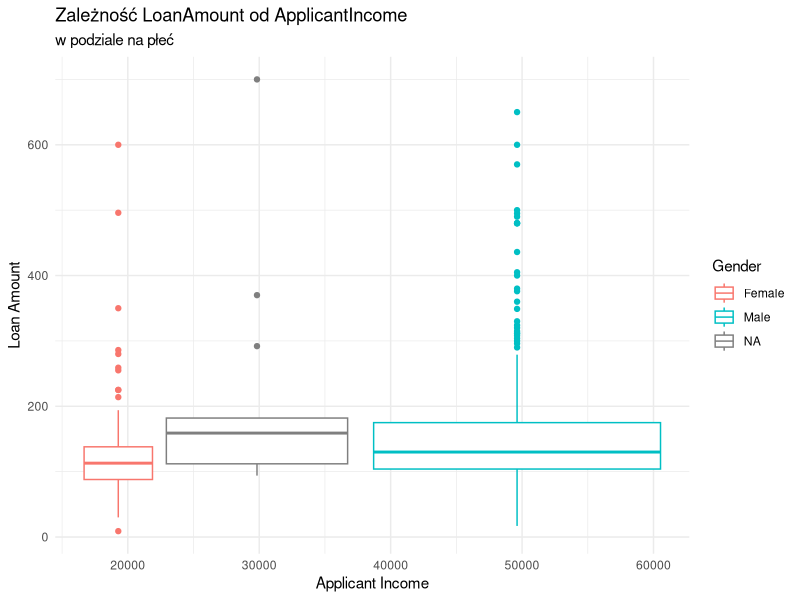
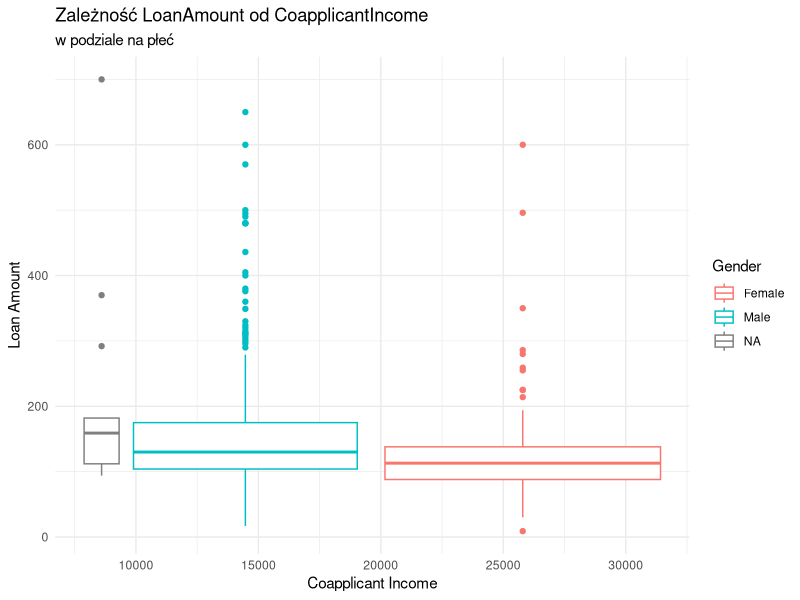
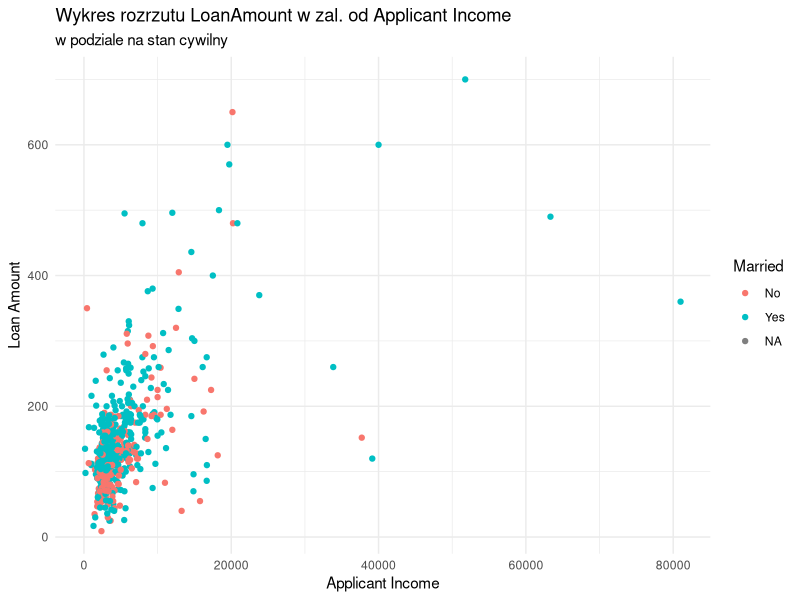

Recreate these plots in R, in order.
## ---- chunk 1
#Instalowanie
# options(repos = c(CRAN = "https://cloud.r-project.org"))
# install.packages(c("readr", "knitr", "kableExtra", "dplyr", "e1071", "ggplot2"), dependencies = TRUE)

#Importowanie
library(readr)
library(knitr)
library(kableExtra)
library(dplyr)
library(e1071)
library(ggplot2)
## ---- chunk 2
setwd("C:/Users/RSM18/Documents/Drazenie")
loan_data <- read_delim("train.csv", delim = ";", 
   escape_double = FALSE, col_types = cols(Dependents = col_number(), 
       LoanAmount = col_double()), trim_ws = TRUE)
attach(loan_data)
## ---- chunk 3
loan_data %>% knitr::kable(col.names = gsub("[_]", " ", names(loan_data)), align = 'c', digits = 2, format.args = list(big.mark = ",")) %>% scroll_box(width = "100%", height = "300px") %>% kable_styling(bootstrap_options = c("striped", "responsive"), full_width = FALSE, position = "left", fixed_thead = TRUE)
## ---- chunk 4
loan_data %>% group_by(Gender) %>% summarise(
  Minimum = min(ApplicantIncome, na.rm = TRUE),
  Q1 = quantile(ApplicantIncome, probs = 0.25, na.rm = TRUE),
  Mediana = median(ApplicantIncome, na.rm = TRUE),
  Srednia = mean(ApplicantIncome, na.rm = TRUE),
  Q3 = quantile(ApplicantIncome, probs = 0.75, na.rm = TRUE),
  Maksimum = max(ApplicantIncome, na.rm = TRUE),
  Odchylenie = sd(ApplicantIncome, na.rm = TRUE),
  Asymetria_TMC = skewness(ApplicantIncome, na.rm = TRUE),
  Kurtoza = kurtosis(ApplicantIncome, na.rm = TRUE)
) %>% knitr::kable(caption = 'ApplicantIncome', align = 'c', digits = 2, format.args = list(big.mark = ",")) %>% kable_styling(bootstrap_options = c("striped", "responsive"), full_width = FALSE, position = "left")

loan_data %>% group_by(Gender) %>% summarise(
  Minimum = min(CoapplicantIncome, na.rm = TRUE),
  Q1 = quantile(CoapplicantIncome, probs = 0.25, na.rm = TRUE),
  Mediana = median(CoapplicantIncome, na.rm = TRUE),
  Srednia = mean(CoapplicantIncome, na.rm = TRUE),
  Q3 = quantile(CoapplicantIncome, probs = 0.75, na.rm = TRUE),
  Maksimum = max(CoapplicantIncome, na.rm = TRUE),
  Odchylenie = sd(CoapplicantIncome, na.rm = TRUE),
  Asymetria_TMC = skewness(CoapplicantIncome, na.rm = TRUE),
  Kurtoza = kurtosis(CoapplicantIncome, na.rm = TRUE)
) %>% knitr::kable(caption = 'CoapplicantIncome', align = 'c', digits = 2, format.args = list(big.mark = ",")) %>% kable_styling(bootstrap_options = c("striped", "responsive"), full_width = FALSE, position = "left")

loan_data %>% group_by(Gender) %>% summarise(
  Minimum = min(LoanAmount, na.rm = TRUE),
  Q1 = quantile(LoanAmount, probs = 0.25, na.rm = TRUE),
  Mediana = median(LoanAmount, na.rm = TRUE),
  Srednia = mean(LoanAmount, na.rm = TRUE),
  Q3 = quantile(LoanAmount, probs = 0.75, na.rm = TRUE),
  Maksimum = max(LoanAmount, na.rm = TRUE),
  Odchylenie = sd(LoanAmount, na.rm = TRUE),
  Asymetria_TMC = skewness(LoanAmount, na.rm = TRUE),
  Kurtoza = kurtosis(LoanAmount, na.rm = TRUE)
) %>% knitr::kable(caption = 'LoanAmount', align = 'c', digits = 2, format.args = list(big.mark = ",")) %>% kable_styling(bootstrap_options = c("striped", "responsive"), full_width = FALSE, position = "left")

## ---- chunk 5
loan_data %>% group_by(Married) %>% summarise(
  Minimum = min(ApplicantIncome, na.rm = TRUE),
  Q1 = quantile(ApplicantIncome, probs = 0.25, na.rm = TRUE),
  Mediana = median(ApplicantIncome, na.rm = TRUE),
  Srednia = mean(ApplicantIncome, na.rm = TRUE),
  Q3 = quantile(ApplicantIncome, probs = 0.75, na.rm = TRUE),
  Maksimum = max(ApplicantIncome, na.rm = TRUE),
  Odchylenie = sd(ApplicantIncome, na.rm = TRUE),
  Asymetria_TMC = skewness(ApplicantIncome, na.rm = TRUE),
  Kurtoza = kurtosis(ApplicantIncome, na.rm = TRUE)
) %>% knitr::kable(caption = 'ApplicantIncome', align = 'c', digits = 2, format.args = list(big.mark = ",")) %>% kable_styling(bootstrap_options = c("striped", "responsive"), full_width = FALSE, position = "left")

loan_data %>% group_by(Married) %>% summarise(
  Minimum = min(CoapplicantIncome, na.rm = TRUE),
  Q1 = quantile(CoapplicantIncome, probs = 0.25, na.rm = TRUE),
  Mediana = median(CoapplicantIncome, na.rm = TRUE),
  Srednia = mean(CoapplicantIncome, na.rm = TRUE),
  Q3 = quantile(CoapplicantIncome, probs = 0.75, na.rm = TRUE),
  Maksimum = max(CoapplicantIncome, na.rm = TRUE),
  Odchylenie = sd(CoapplicantIncome, na.rm = TRUE),
  Asymetria_TMC = skewness(CoapplicantIncome, na.rm = TRUE),
  Kurtoza = kurtosis(CoapplicantIncome, na.rm = TRUE)
) %>% knitr::kable(caption = 'CoapplicantIncome', align = 'c', digits = 2, format.args = list(big.mark = ",")) %>% kable_styling(bootstrap_options = c("striped", "responsive"), full_width = FALSE, position = "left")

loan_data %>% group_by(Married) %>% summarise(
  Minimum = min(LoanAmount, na.rm = TRUE),
  Q1 = quantile(LoanAmount, probs = 0.25, na.rm = TRUE),
  Mediana = median(LoanAmount, na.rm = TRUE),
  Srednia = mean(LoanAmount, na.rm = TRUE),
  Q3 = quantile(LoanAmount, probs = 0.75, na.rm = TRUE),
  Maksimum = max(LoanAmount, na.rm = TRUE),
  Odchylenie = sd(LoanAmount, na.rm = TRUE),
  Asymetria_TMC = skewness(LoanAmount, na.rm = TRUE),
  Kurtoza = kurtosis(LoanAmount, na.rm = TRUE)
) %>% knitr::kable(caption = 'LoanAmount', align = 'c', digits = 2, format.args = list(big.mark = ",")) %>% kable_styling(bootstrap_options = c("striped", "responsive"), full_width = FALSE, position = "left")

## ---- chunk 6
ggplot(data = loan_data,
       mapping = aes(x = ApplicantIncome, y = LoanAmount, color = Gender),
       na_rm = TRUE
       ) +
  geom_boxplot(mapping = aes(color = Gender)) +
  labs(
    title = "Zależność LoanAmount od ApplicantIncome",
    subtitle = "w podziale na płeć",
    x = "Applicant Income",
    y = "Loan Amount",
    color = "Gender"
  ) +
  theme_minimal()

ggplot(data = loan_data,
       mapping = aes(x = CoapplicantIncome, y = LoanAmount, color = Gender),
       na_rm = TRUE
       ) +
  geom_boxplot(mapping = aes(color = Gender)) +
  labs(
    title = "Zależność LoanAmount od CoapplicantIncome",
    subtitle = "w podziale na płeć",
    x = "Coapplicant Income",
    y = "Loan Amount",
    color = "Gender"
  ) +
  theme_minimal()

## ---- chunk 7
ggplot(data = loan_data,
       mapping = aes(x = ApplicantIncome, y = LoanAmount, color = Married),
       na_rm = TRUE
       ) +
  geom_point(mapping = aes(color = Married)) +
  labs(
    title = "Wykres rozrzutu LoanAmount w zal. od Applicant Income",
    subtitle = "w podziale na stan cywilny",
    x = "Applicant Income",
    y = "Loan Amount",
    color = "Married"
  ) +
  theme_minimal()

## ---- chunk 8
loan_data %>% group_by(Loan_Status) %>% summarise(Wariancja = var(ApplicantIncome, na.rm = TRUE)) %>% knitr::kable(caption = "Wariancja ApplicantIncome", align = 'c', digits = 2, format.args = list(big.mark = ",")) %>% kable_styling(bootstrap_options = c("striped", "responsive"), full_width = FALSE, position = "left")
